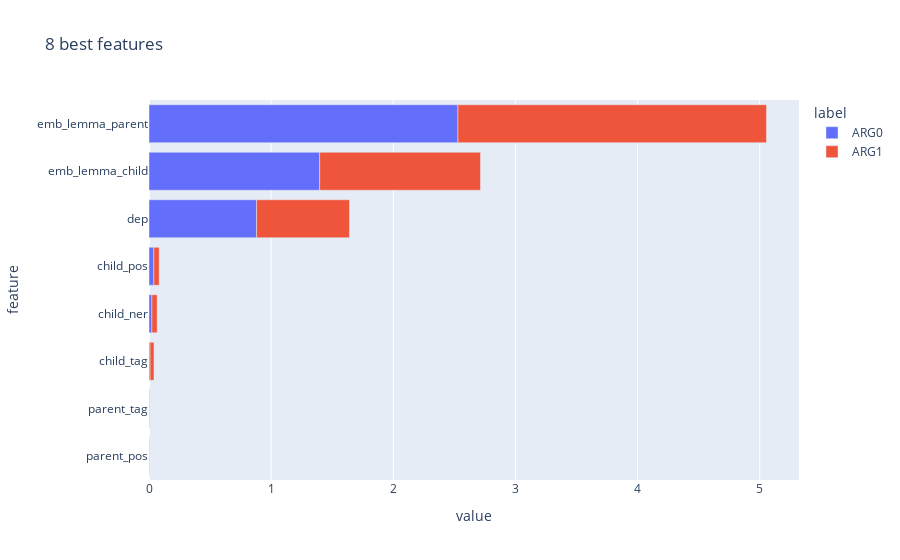

The notebook cell saved with this chart:
### Code cell
n = 8
best_n_features = df_summed.groupby('label').mean().sum().sort_values()[-n:].index.tolist()
df_mean_per_label = df_summed.groupby('label').mean().abs()
df_melted = df_mean_per_label[best_n_features].reset_index().melt(id_vars=['label'], var_name='feature', value_name='value')
fig = px.bar(df_melted, y='feature', x='value', color='label', title=f"{n} best features", orientation='h')
fig.show()

### Figure 1 — Plotly figure (JSON) as saved in the notebook; plotly's stock layout.template omitted (floating-point values rounded to 4 significant figures)
{"data": [{"alignmentgroup": "True", "hovertemplate": "label=ARG0<br>value=%{x}<br>feature=%{y}<extra></extra>", "legendgroup": "ARG0", "marker": {"color": "#636efa", "pattern": {"shape": ""}}, "name": "ARG0", "offsetgroup": "ARG0", "orientation": "h", "showlegend": true, "textposition": "auto", "type": "bar", "x": [0.003692, 0.003425, 0.008922, 0.02343, 0.03981, 0.8807, 1.397, 2.529], "xaxis": "x", "y": ["parent_pos", "parent_tag", "child_tag", "child_ner", "child_pos", "dep", "emb_lemma_child", "emb_lemma_parent"], "yaxis": "y"}, {"alignmentgroup": "True", "hovertemplate": "label=ARG1<br>value=%{x}<br>feature=%{y}<extra></extra>", "legendgroup": "ARG1", "marker": {"color": "#EF553B", "pattern": {"shape": ""}}, "name": "ARG1", "offsetgroup": "ARG1", "orientation": "h", "showlegend": true, "textposition": "auto", "type": "bar", "x": [0.0006045, 0.001806, 0.03209, 0.0434, 0.04348, 0.7607, 1.317, 2.527], "xaxis": "x", "y": ["parent_pos", "parent_tag", "child_tag", "child_ner", "child_pos", "dep", "emb_lemma_child", "emb_lemma_parent"], "yaxis": "y"}], "layout": {"barmode": "relative", "legend": {"title": {"text": "label"}, "tracegroupgap": 0}, "title": {"text": "8 best features"}, "xaxis": {"anchor": "y", "domain": [0, 1], "title": {"text": "value"}}, "yaxis": {"anchor": "x", "domain": [0, 1], "title": {"text": "feature"}}}}
